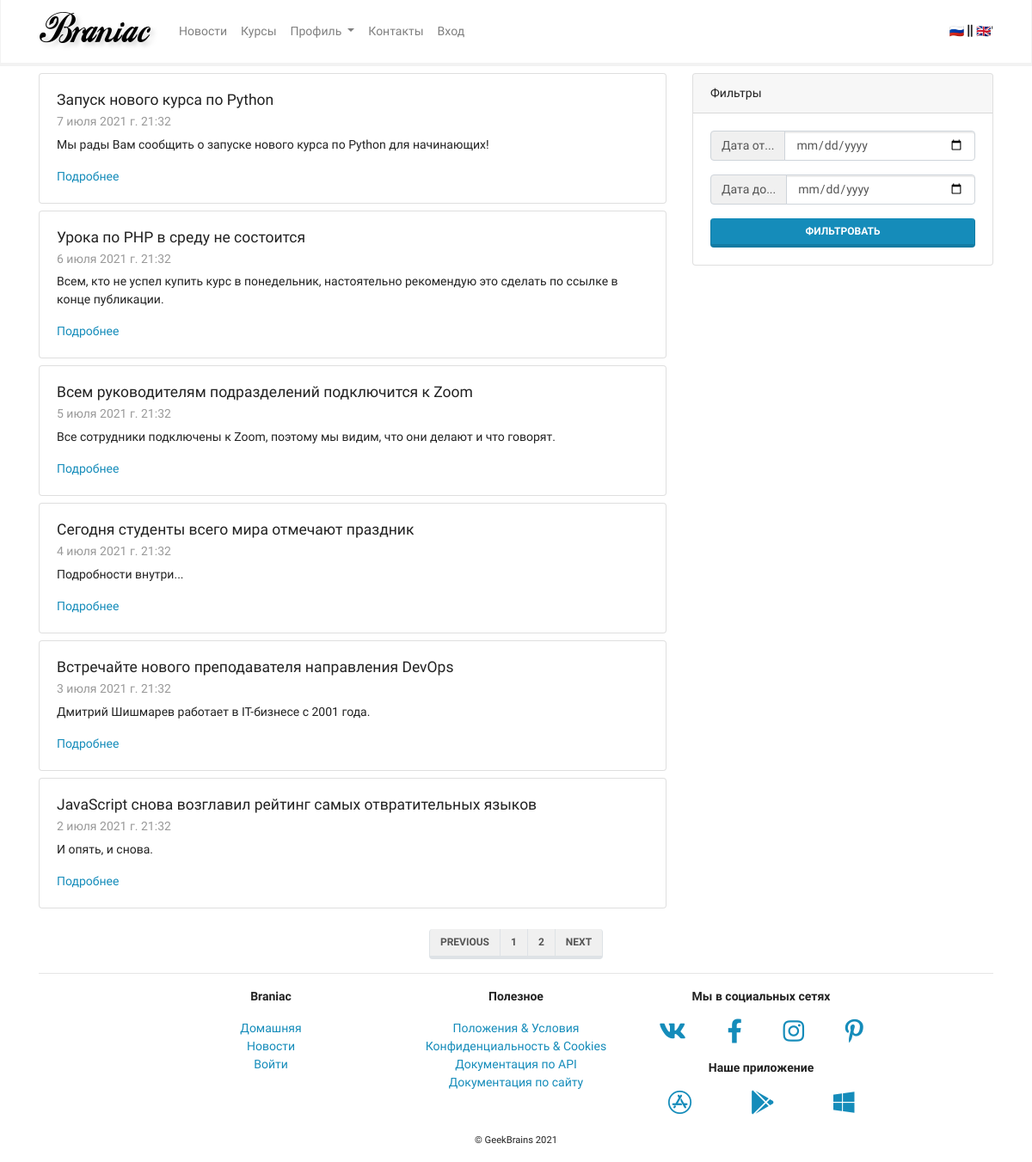
The page /mainapp/news/ on the database its author committed.
### mainapp/models.py (models this page shows, shortened)
class BaseModel(models.Model):
    created_at = models.DateTimeField(auto_now_add=True, verbose_name='Дата создания')
    updated_at = models.DateTimeField(auto_now=True, verbose_name='Дата последнего изменения')
    deleted = models.BooleanField(default=False, verbose_name='Удален')
    class Meta:
        abstract = True
        ordering = ('-created_at',)

class News(BaseModel):
    object = NewsManager
    title = models.CharField(max_length=255, verbose_name='Заголовок')
    preamble = models.CharField(max_length=1000, verbose_name='Вступление')
    body = models.TextField(verbose_name='Содержимое')
    body_as_markdown = models.BooleanField(default=False, verbose_name='Способ разметки')
    class Meta:
        verbose_name = 'новость'
        verbose_name_plural = 'новости'

### mainapp/views.py (the view)
# urls.py: path('news/', views.NewsView.as_view(), name='news'),
class NewsView(TemplateView):
    template_name = 'mainapp/news.html'
    def get_context_data(self, **kwargs):
        context_data = super().get_context_data(**kwargs)
        context_data['object_list'] = News.objects.all()
        return context_data

### mainapp/context_processor.py (called while the page is built)
def my_context_processor(request):
    return {
        'foo' : 'bar'
    }

### mainapp/templates/mainapp/news.html
{% extends 'mainapp/base.html' %}
{% block content %}
<div class="row">
  <div class="col-lg-8">
    {% for news_item in object_list %}
    <div class="card my-2">
      <div class="card-body">
        <h5 class="card-title">{{ news_item.title }}</h5>
        <h6 class="card-subtitle mb-2 text-muted">{{ news_item.updated_at }}</h6>
        <p class="card-text">{{ news_item.preamble }}</p>
        <a href="#" class="card-link">Подробнее</a>
      </div>
    </div>
    {% endfor %}
  </div>
  <div class="col-lg-4">
    <div class="card my-2 sticky-top">
      <div class="card-header">
        Фильтры
      </div>
      <div class="card-body">
        <form action="">
          <div class="input-group mb-3">
            <div class="input-group-prepend">
              <span class="input-group-text" id="basic-addon1">Дата от...</span>
            </div>
            <input type="date" class="form-control" name="dateFrom">
          </div>
          <div class="input-group mb-3">
            <div class="input-group-prepend">
              <span class="input-group-text" id="basic-addon1">Дата до...</span>
            </div>
            <input type="date" class="form-control" name="dateTo">
          </div>
          <button type="submit" class="btn btn-primary btn-block">Фильтровать</button>
        </form>
      </div>
    </div>
  </div>
</div>
<div class="row justify-content-center align-items-center mt-3 mb-n3">
  <nav aria-label="Page navigation example">
    <ul class="pagination">
      <li class="page-item"><a class="page-link" href="#">Previous</a></li>
      <li class="page-item"><a class="page-link" href="{% url 'mainapp:news_paginator' 1 %}">1</a></li>
      <li class="page-item"><a class="page-link" href="{% url 'mainapp:news_paginator' page=2 %}">2</a></li>
      <li class="page-item"><a class="page-link" href="#">Next</a></li>
    </ul>
  </nav>
</div>
{% endblock %}

### mainapp/templates/mainapp/base.html (shortened to what this page needs)
{% load static %}
<!doctype html>
<html lang="ru">
<head>
    <link rel="stylesheet" href="{% static 'css/bootstrap.min.css' %}">
    <link rel="stylesheet" href="{% static 'css/Chart.min.css' %}">
    <link rel="stylesheet" href="{% static 'css/fontawesome.all.min.css' %}">
</head>
<body>
<nav class="navbar navbar-expand-lg navbar-light bg-light">
    <div class="container">
        <a class="navbar-brand" href="{% url 'mainapp:index' %}">
            <img src="{% static 'img/logo.png' %}" alt="">
        </a>
        {% include 'mainapp/includes/inc_main_menu.html' %}'
    </div>
</nav>
<div class="container-md">
    {% block content %}
    {% endblock %}
</div>
<div class="container-lg mt-auto">
    <hr>
    <div class="row justify-content-center">
        <div class="col-sm-6 col-md-3 text-center">
            <p>
                <strong>Braniac</strong>
            </p>
            <p>
            <ul class="list-unstyled">
                <li><a href="index.html">Домашняя</a></li>
                <li><a href="news.html">Новости</a></li>
                <li><a href="login.html">Войти</a></li>
            </ul>
            </p>
        </div>
        <div class="col-sm-6 col-md-3 text-center">
            <p>
                <strong>Полезное</strong>
            </p>
            <p>
            <ul class="list-unstyled">
                <li><a href="#">Положения &amp; Условия</a></li>
                <li><a href="#">Конфиденциальность &amp; Cookies</a></li>
                <li><a href="#">Документация по API</a></li>
                <li><a href="doc_site.html">Документация по сайту</a></li>
            </ul>
            </p>
        </div>
        <div class="col-sm-6 col-md-3 text-center">
            <p>
                <strong>Мы в социальных сетях</strong>
            </p>
            <p>
            <div class="row justify-content-around">
                <div><a href="#"><i class="fab fa-vk fa-2x"></i></a></div>
                <div><a href="#"><i class="fab fa-facebook-f fa-2x"></i></a></div>
                <div><a href="#"><i class="fab fa-instagram fa-2x"></i></a></div>
                <div><a href="#"><i class="fab fa-pinterest-p fa-2x"></i></a></div>
            </div>
            </p>
            <p>
                <strong>Наше приложение</strong>
            </p>
            <p>
            <div class="row justify-content-around">
                <div><a href="#"><i class="fab fa-app-store fa-2x"></i></a></div>
                <div><a href="#"><i class="fab fa-google-play fa-2x"></i></a></div>
                <div><a href="#"><i class="fab fa-windows fa-2x"></i></a></div>
            </div>
            </p>
        </div>
    </div>
    <div class="row justify-content-center">
        <div>
            <p><small>&copy; GeekBrains 2021</small></p>
        </div>
    </div>
</div>
</body>
</html>

### mainapp/templates/mainapp/includes/inc_main_menu.html (shortened to what this page needs)
<div class="collapse navbar-collapse" id="navbarSupportedContent">
    <ul class="navbar-nav mr-auto">
        <li class="nav-item {% if request.resolver_match.view_name == 'mainapp:mainapp.views.NewsView' %}active{% endif %}">
            <a class="nav-link" href="{% url 'mainapp:news' %}">Новости</a>
        </li>
        <li class="nav-item {% if request.resolver_match.view_name == 'mainapp:mainapp.views.CoursesListView' %}active{% endif %} ">
            <a class="nav-link" href="{% url 'mainapp:courses' %}">Курсы</a>
        </li>
        <li class="nav-item dropdown">
            <a class="nav-link dropdown-toggle" href="#" id="ddProfile" role="button" data-toggle="dropdown"
               aria-haspopup="true" aria-expanded="false">
                Профиль
            </a>
        </li>
        <li class="nav-item {% if request.resolver_match.view_name == 'mainapp:mainapp.views.ContactsView' %}active{% endif %} ">
            <a class="nav-link" href="{% url 'mainapp:contacts' %}">Контакты</a>
        </li>
        {% if user.is_authenticated %}
            <li class="nav-item ">
                <a class="nav-link" href="{% url 'authapp:edit' %}">{{ user.first_name|default:user.username }}</a>
            </li>
            <li class="nav-item ">
                <a class="nav-link" href="{% url 'authapp:logout' %}">Выход</a>
            </li>
        {% else %}
            <li class="nav-item ">
                <a class="nav-link" href="{% url 'authapp:login' %}">Вход</a>
            </li>
        {% endif %}
    </ul>
    <span><a href="#">🇷🇺</a> <i class="fas fa-grip-lines-vertical"></i> <a href="#">🇬🇧</a></span>
</div>

### rows shown on the page
News: title "Запуск нового курса по Python", updated_at "7 июля 2021 г. 21:32", preamble "Мы рады Вам сообщить о запуске нового курса по Python для начинающих!"
News: title "Урока по PHP в среду не состоится", updated_at "6 июля 2021 г. 21:32", preamble "Всем, кто не успел купить курс в понедельник, настоятельно рекомендую это сделать по ссылке в конце публикации."
News: title "Всем руководителям подразделений подключится к Zoom", updated_at "5 июля 2021 г. 21:32", preamble "Все сотрудники подключены к Zoom, поэтому мы видим, что они делают и что говорят."
News: title "Сегодня студенты всего мира отмечают праздник", updated_at "4 июля 2021 г. 21:32", preamble "Подробности внутри..."
News: title "Встречайте нового преподавателя направления DevOps", updated_at "3 июля 2021 г. 21:32", preamble "Дмитрий Шишмарев работает в IT-бизнесе с 2001 года."
News: title "JavaScript снова возглавил рейтинг самых отвратительных языков", updated_at "2 июля 2021 г. 21:32", preamble "И опять, и снова."
